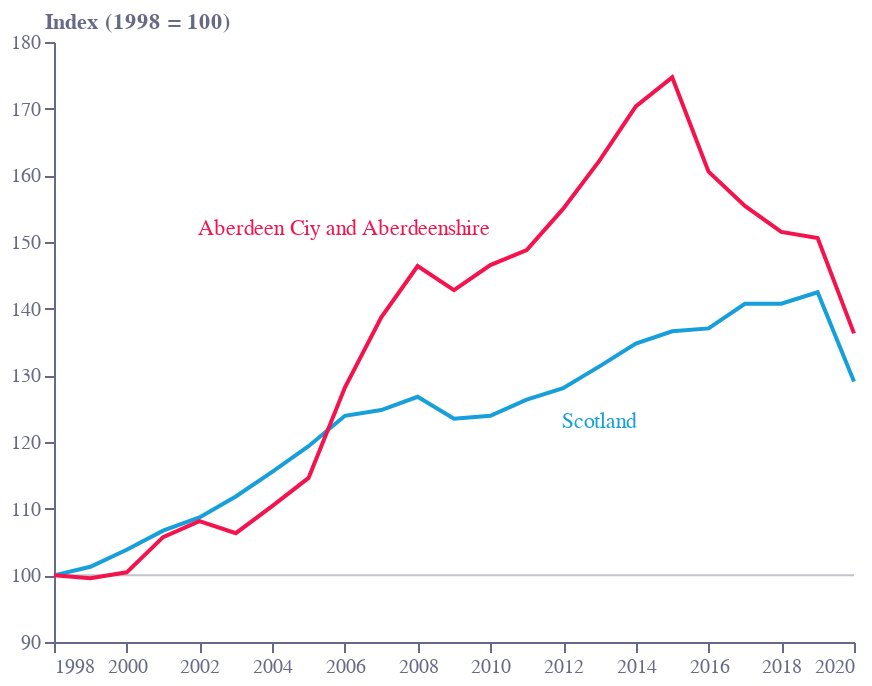

Source (notebook cell):
### Code cell
base = alt.Chart(f5).encode(x=alt.X(
    "year:Q",
    sort=[],
    axis=alt.Axis(
        grid=False,
        titleAlign="right",
        titleAnchor="end",
        title="",
        titleY=-15,
        # titleX=207,
        labelColor=colors["eco-gray"],
        titleColor=colors["eco-gray"],
        tickColor=colors["eco-gray"],
        domainColor=colors["eco-gray"],
        tickCount=10,
        orient="bottom",
        labelAngle=0,
        format='.0f'),
))
line = base.mark_line(color=colors["eco-light-blue"]).encode(y=alt.Y(
    "sco:Q",
    sort=[],
    axis=alt.Axis(grid=False,
                  title="Index (1998 = 100)",
                  titleX=-5,
                  titleY=-5,
                  titleBaseline="bottom",
                  titleAngle=0,
                  titleAlign="left",
                  labelColor=colors["eco-gray"],
                  titleColor=colors["eco-gray"],
                  tickColor=colors["eco-gray"],
                  domainColor=colors["eco-gray"],
                  format='.0f'),
))
axis = (alt.Chart(pd.DataFrame([{
    "x":1998,
    'y': 100
}, {
    "x": 2020,
    "y": 100
}])).mark_line(strokeWidth=1, opacity=0.4,
               color=colors["eco-gray"]).encode(x=alt.X("x:Q", sort=[]),
                                                y=alt.Y("y:Q", sort=[],
    scale=alt.Scale(domain=[90, 180]))))
labels = (alt.Chart(
    pd.DataFrame([{
        "x": 2010,
        'y': 152,
        't': 'Aberdeen Ciy and Aberdeenshire'
    }, {
        "x": 2014,
        "y": 123,
        't': 'Scotland'
    }])).mark_text(align='right').encode(
        x=alt.X("x:Q", sort=[]),
        y=alt.Y("y:Q", sort=[],),
        text='t:N',
        color=alt.Color(
            't:N',
            legend=None,
            scale=alt.Scale(
                range=[colors["eco-dot"], colors["eco-light-blue"]]))))
line2 = base.mark_line(color=colors["eco-dot"]).encode(
    y=alt.Y("abd:Q", sort=[]))
layer1 = (((axis + line + line2+labels).properties(
    height=300, width=400)).configure_view(stroke=None).properties(title=""))
layer1.save("visualisation/" + f + ".json")
layer1.save("visualisation/" + f + ".svg")
layer1.save("visualisation/" + f + ".png")
open("README.md", "a").write(readme)
layer1

### Figure 1 — Vega-Lite specification as saved in the notebook (floating-point values rounded to 4 significant figures)
{"config": {"view": {"continuousWidth": 400, "continuousHeight": 300, "stroke": null}}, "layer": [{"data": {"name": "data-fb005d62dc2a4c5a90f418005d715363"}, "mark": {"type": "line", "color": "#676A86", "opacity": 0.4, "strokeWidth": 1}, "encoding": {"x": {"field": "x", "sort": [], "type": "quantitative"}, "y": {"field": "y", "scale": {"domain": [90, 180]}, "sort": [], "type": "quantitative"}}}, {"data": {"name": "data-8fb375e03ea3bdab72b843ac3c829d26"}, "mark": {"type": "line", "color": "#179FDB"}, "encoding": {"x": {"axis": {"domainColor": "#676A86", "format": ".0f", "grid": false, "labelAngle": 0, "labelColor": "#676A86", "orient": "bottom", "tickColor": "#676A86", "tickCount": 10, "title": "", "titleAlign": "right", "titleAnchor": "end", "titleColor": "#676A86", "titleY": -15}, "field": "year", "sort": [], "type": "quantitative"}, "y": {"axis": {"domainColor": "#676A86", "format": ".0f", "grid": false, "labelColor": "#676A86", "tickColor": "#676A86", "title": "Index (1998 = 100)", "titleAlign": "left", "titleAngle": 0, "titleBaseline": "bottom", "titleColor": "#676A86", "titleX": -5, "titleY": -5}, "field": "sco", "sort": [], "type": "quantitative"}}}, {"data": {"name": "data-8fb375e03ea3bdab72b843ac3c829d26"}, "mark": {"type": "line", "color": "#F4134D"}, "encoding": {"x": {"axis": {"domainColor": "#676A86", "format": ".0f", "grid": false, "labelAngle": 0, "labelColor": "#676A86", "orient": "bottom", "tickColor": "#676A86", "tickCount": 10, "title": "", "titleAlign": "right", "titleAnchor": "end", "titleColor": "#676A86", "titleY": -15}, "field": "year", "sort": [], "type": "quantitative"}, "y": {"field": "abd", "sort": [], "type": "quantitative"}}}, {"data": {"name": "data-a83b2db075d1e159c279440c6cdb0f83"}, "mark": {"type": "text", "align": "right"}, "encoding": {"color": {"field": "t", "legend": null, "scale": {"range": ["#F4134D", "#179FDB"]}, "type": "nominal"}, "text": {"field": "t", "type": "nominal"}, "x": {"field": "x", "sort": [], "type": "quantitative"}, "y": {"field": "y", "sort": [], "type": "quantitative"}}}], "height": 300, "title": "", "width": 400, "$schema": "https://vega.github.io/schema/vega-lite/v4.17.0.json", "datasets": {"data-fb005d62dc2a4c5a90f418005d715363": [{"x": 1998, "y": 100}, {"x": 2020, "y": 100}], "data-8fb375e03ea3bdab72b843ac3c829d26": [{"year": "1998", "abd": 100.0, "sco": 100.0}, {"year": "1999", "abd": 99.55, "sco": 101.3}, {"year": "2000", "abd": 100.5, "sco": 103.8}, {"year": "2001", "abd": 105.7, "sco": 106.7}, {"year": "2002", "abd": 108.1, "sco": 108.7}, {"year": "2003", "abd": 106.3, "sco": 111.8}, {"year": "2004", "abd": 110.4, "sco": 115.5}, {"year": "2005", "abd": 114.6, "sco": 119.4}, {"year": "2006", "abd": 128.2, "sco": 123.9}, {"year": "2007", "abd": 138.7, "sco": 124.8}, {"year": "2008", "abd": 146.4, "sco": 126.8}, {"year": "2009", "abd": 142.8, "sco": 123.5}, {"year": "2010", "abd": 146.5, "sco": 123.9}, {"year": "2011", "abd": 148.8, "sco": 126.4}, {"year": "2012", "abd": 155.0, "sco": 128.1}, {"year": "2013", "abd": 162.2, "sco": 131.3}, {"year": "2014", "abd": 170.3, "sco": 134.8}, {"year": "2015", "abd": 174.7, "sco": 136.6}, {"year": "2016", "abd": 160.5, "sco": 137.0}, {"year": "2017", "abd": 155.4, "sco": 140.7}, {"year": "2018", "abd": 151.5, "sco": 140.7}, {"year": "2019", "abd": 150.6, "sco": 142.5}, {"year": "2020", "abd": 136.3, "sco": 129.1}], "data-a83b2db075d1e159c279440c6cdb0f83": [{"x": 2010, "y": 152, "t": "Aberdeen Ciy and Aberdeenshire"}, {"x": 2014, "y": 123, "t": "Scotland"}]}}
